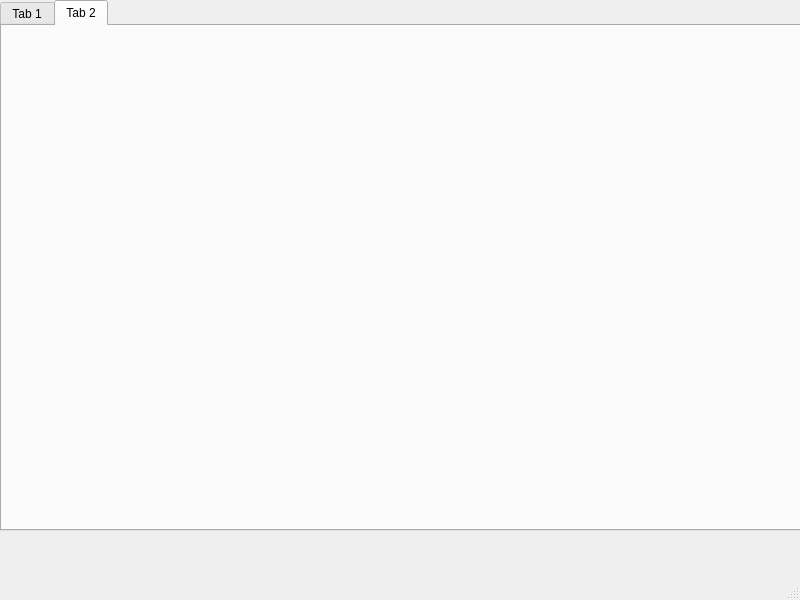
<?xml version="1.0" encoding="UTF-8"?>
<ui version="4.0">
 <class>MainWindow</class>
 <widget class="QMainWindow" name="MainWindow">
  <property name="geometry">
   <rect>
    <x>0</x>
    <y>0</y>
    <width>800</width>
    <height>600</height>
   </rect>
  </property>
  <property name="minimumSize">
   <size>
    <width>800</width>
    <height>600</height>
   </size>
  </property>
  <property name="windowTitle">
   <string>ParticleSystem Simulator</string>
  </property>
  <widget class="QWidget" name="centralwidget">
   <widget class="QWidget" name="horizontalLayoutWidget">
    <property name="geometry">
     <rect>
      <x>0</x>
      <y>0</y>
      <width>801</width>
      <height>531</height>
     </rect>
    </property>
    <layout class="QHBoxLayout" name="OpenGLLayout">
     <item>
      <layout class="QVBoxLayout" name="auxLayout">
       <property name="sizeConstraint">
        <enum>QLayout::SetDefaultConstraint</enum>
       </property>
       <item>
        <widget class="QTabWidget" name="particlesTab">
         <property name="sizePolicy">
          <sizepolicy hsizetype="Expanding" vsizetype="Expanding">
           <horstretch>2</horstretch>
           <verstretch>0</verstretch>
          </sizepolicy>
         </property>
         <property name="currentIndex">
          <number>1</number>
         </property>
         <widget class="QWidget" name="tab">
          <property name="sizePolicy">
           <sizepolicy hsizetype="Preferred" vsizetype="Preferred">
            <horstretch>2</horstretch>
            <verstretch>0</verstretch>
           </sizepolicy>
          </property>
          <attribute name="title">
           <string notr="true">Tab 1</string>
          </attribute>
         </widget>
         <widget class="QWidget" name="tab_2">
          <attribute name="title">
           <string notr="true">Tab 2</string>
          </attribute>
         </widget>
        </widget>
       </item>
      </layout>
     </item>
    </layout>
   </widget>
  </widget>
  <widget class="QMenuBar" name="menubar">
   <property name="geometry">
    <rect>
     <x>0</x>
     <y>0</y>
     <width>800</width>
     <height>20</height>
    </rect>
   </property>
  </widget>
  <widget class="QStatusBar" name="statusbar"/>
 </widget>
 <resources/>
 <connections/>
</ui>
